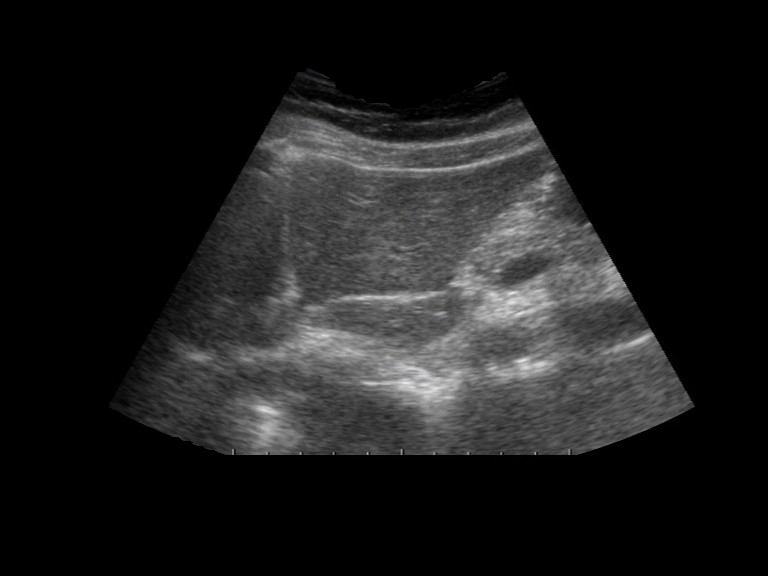
#> input picture liver-cirrhosis-prediction-main/liver-cirrhosis-prediction-main/datasets/7272660/Normal/Normal/image/1.jpg, 768 x 576 px; its folder holds only this picture in this run
$ python train_image_model.py   (older library calls are emulated)
#> lines starting #> are read from the running program, lines starting #| are printed output that depends on the picture
"""
Image-based Liver Classifier
═════════════════════════════
Trains on the 7272660 dataset (Normal / Benign / Malignant liver ultrasound images)
and the BEHSOF dataset (NAFLD / Non-NAFLD).

Feature extraction: HOG + LBP + Color histogram + Texture (GLCM-style)
Classifier:         SVM with RBF kernel (+ probability calibration)
Also trains a GradientBoosting on the same features as an ensemble.

Outputs:
  backend/models/image_model.pkl      — trained image classifier
  backend/models/image_scaler.pkl     — feature scaler
  backend/models/image_metadata.json  — class labels, accuracy
"""

import warnings, json, sys
warnings.filterwarnings("ignore")

import numpy as np
from pathlib import Path
from PIL import Image
import cv2
import joblib
from sklearn.model_selection import train_test_split, StratifiedKFold, cross_val_score
from sklearn.preprocessing import StandardScaler, LabelEncoder
from sklearn.svm import SVC
from sklearn.ensemble import GradientBoostingClassifier, RandomForestClassifier
from sklearn.metrics import accuracy_score, classification_report, f1_score
from sklearn.calibration import CalibratedClassifierCV

# ── Image size ────────────────────────────────────────────────────────────────
IMG_SIZE = (128, 128)

# ── Dataset paths & labels ────────────────────────────────────────────────────
DATASETS = [
    # (folder, label, condition)
    ("datasets/7272660/Normal/Normal/image",    "Normal",    "normal"),
    ("datasets/7272660/Benign/Benign/image",     "Benign",    "benign"),
    ("datasets/7272660/Malignant/Malignant/image","Malignant","malignant"),
]

# ── Feature extraction ────────────────────────────────────────────────────────

def extract_hog_features(gray):
    """HOG features — captures edge/texture patterns."""
    # 8x8 cells, 2x2 block, 9 orientations → 16x16 = 256 cells (simplified)
    resized = cv2.resize(gray, (64, 64))
    gx = cv2.Sobel(resized, cv2.CV_32F, 1, 0, ksize=3)
    gy = cv2.Sobel(resized, cv2.CV_32F, 0, 1, ksize=3)
    mag, ang = cv2.cartToPolar(gx, gy, angleInDegrees=True)
    # Bin into 9 orientations for 8x8 blocks
    bins = 9
    cell = 8
    h, w = resized.shape
    features = []
    for i in range(0, h, cell):
        for j in range(0, w, cell):
            cell_mag = mag[i:i+cell, j:j+cell]
            cell_ang = ang[i:i+cell, j:j+cell] % 180
            hist = np.zeros(bins)
            for b in range(bins):
                mask = (cell_ang >= b*20) & (cell_ang < (b+1)*20)
                hist[b] = cell_mag[mask].sum()
            if hist.sum() > 0:
                hist /= hist.sum()
            features.extend(hist)
    return np.array(features, dtype=np.float32)


def extract_lbp_features(gray, radius=1, n_points=8):
    """Local Binary Pattern texture features."""
    resized = cv2.resize(gray, IMG_SIZE)
    lbp = np.zeros_like(resized, dtype=np.uint8)
    for i in range(radius, resized.shape[0]-radius):
        for j in range(radius, resized.shape[1]-radius):
            center = resized[i, j]
            code = 0
            for k in range(n_points):
                angle = 2 * np.pi * k / n_points
                x = int(round(i + radius * np.sin(angle)))
                y = int(round(j + radius * np.cos(angle)))
                code |= (1 << k) if resized[x, y] >= center else 0
            lbp[i, j] = code
    hist, _ = np.histogram(lbp.ravel(), bins=256, range=(0, 256))
    return hist.astype(np.float32) / (hist.sum() + 1e-8)


def extract_color_histogram(img_rgb):
    """Color histogram for each channel."""
    features = []
    for ch in range(3):
        hist, _ = np.histogram(img_rgb[:, :, ch], bins=32, range=(0, 256))
        features.extend(hist.astype(np.float32) / (hist.sum() + 1e-8))
    return np.array(features)


def extract_texture_stats(gray):
    """Statistical texture features: mean, std, skew proxy, kurtosis proxy, contrast."""
    resized = cv2.resize(gray, IMG_SIZE).astype(np.float32)
    mean = resized.mean()
    std  = resized.std()
    skew = float(np.mean(((resized - mean) / (std + 1e-8)) ** 3))
    kurt = float(np.mean(((resized - mean) / (std + 1e-8)) ** 4))
    laplacian_var = float(cv2.Laplacian(gray, cv2.CV_64F).var())
    # GLCM-style contrast (simplified)
    dx = np.diff(resized, axis=1)
    dy = np.diff(resized, axis=0)
    contrast = float(np.mean(dx**2) + np.mean(dy**2))
    return np.array([mean, std, skew, kurt, laplacian_var, contrast], dtype=np.float32)


def extract_features(img_path):
    """Extract combined feature vector from an image path."""
    img = Image.open(img_path).convert("RGB").resize(IMG_SIZE)
    img_np = np.array(img)
    gray = cv2.cvtColor(img_np, cv2.COLOR_RGB2GRAY)

    hog  = extract_hog_features(gray)
#> in extract_hog_features, `gx = cv2.Sobel(resized, cv2.CV_32F, 1, 0, ksize=3)`:
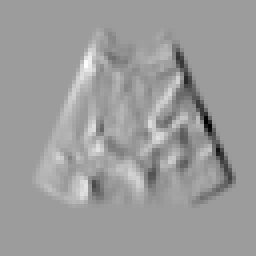
#> gx: shape (64, 64) float32 (shown 4 times larger); min -533, max 336, mean 0; drawn with min black and max white
#> in extract_hog_features, `gy = cv2.Sobel(resized, cv2.CV_32F, 0, 1, ksize=3)`:
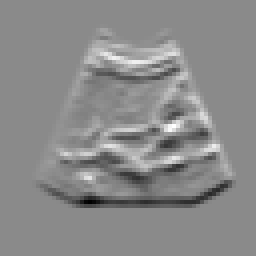
#> gy: shape (64, 64) float32 (shown 4 times larger); min -459, max 387, mean 0; drawn with min black and max white
#> in extract_hog_features, `mag, ang = cv2.cartToPolar(gx, gy, angleInDegrees=True)`:
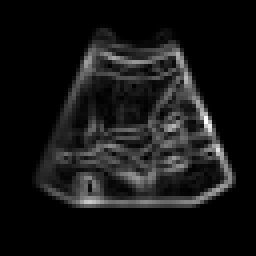
#> mag: shape (64, 64) float32 (shown 4 times larger); min 0, max 577, mean 48.4; drawn with min black and max white
#> in extract_hog_features, `mag, ang = cv2.cartToPolar(gx, gy, angleInDegrees=True)`:
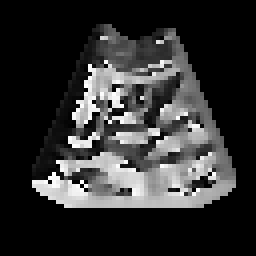
#> ang: shape (64, 64) float32 (shown 4 times larger); min 0, max 359.5, mean 69.3; drawn with min black and max white
#> after the loop in extract_hog_features, `for i in range(0, h, cell):`: features = 576 values, max 1 at index 20, min 0 at index 0, mean 0.0694
#> hog has the same summary as features in extract_hog_features
    tex  = extract_texture_stats(gray)
#> in extract_texture_stats, `mean = resized.mean()`: mean = 28.28
#> in extract_texture_stats, `std  = resized.std()`: std = 44.11
#> in extract_texture_stats, `skew = float(np.mean(((resized - mean) / (std + 1e-8)) ** 3))`: skew = 1.34
#> in extract_texture_stats, `kurt = float(np.mean(((resized - mean) / (std + 1e-8)) ** 4))`: kurt = 3.73
#> in extract_texture_stats, `laplacian_var = float(cv2.Laplacian(gray, cv2.CV_64F).var())`: laplacian_var = 336.4
#> in extract_texture_stats, `dx = np.diff(resized, axis=1)`:
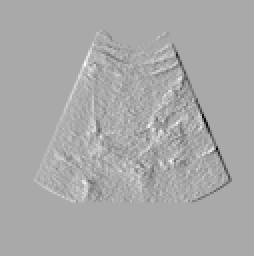
#> dx: shape (128, 127) float32 (shown 2 times larger); min -117, max 59, mean 0; drawn with min black and max white
#> in extract_texture_stats, `dy = np.diff(resized, axis=0)`:
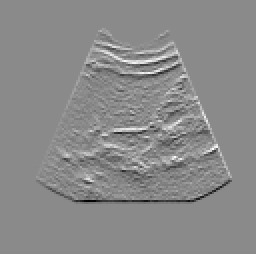
#> dy: shape (127, 128) float32 (shown 2 times larger); min -85, max 72, mean 0; drawn with min black and max white
#> in extract_texture_stats, `contrast = float(np.mean(dx**2) + np.mean(dy**2))`: contrast = 163.6
#> tex = [28.28, 44.11, 1.34, 3.73, 336.4, 163.6]
    chist = extract_color_histogram(img_np)
#> after the loop in extract_color_histogram, `for ch in range(3):`: features = 96 values, max 0.655 at index 0, min 0 at index 27, mean 0.0312
#> chist has the same summary as features in extract_color_histogram
    # LBP is slow for 128x128 — use a downsampled version
    gray_small = cv2.resize(gray, (32, 32))
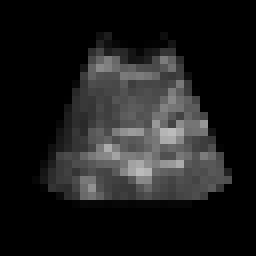
#> gray_small: shape (32, 32) (shown 8 times larger); min 0, max 188, mean 28.2
    lbp_hist, _ = np.histogram(gray_small.ravel(), bins=64, range=(0, 256))
#> lbp_hist = 64 values, max 654 at index 0, min 0 at index 48, mean 16
    lbp = lbp_hist.astype(np.float32) / (lbp_hist.sum() + 1e-8)
#> lbp = 64 values, max 0.639 at index 0, min 0 at index 48, mean 0.0156

    return np.concatenate([hog, tex, chist, lbp])


# ── Load data ─────────────────────────────────────────────────────────────────
print("Loading image datasets...")
X_list, y_list = [], []
label_counts = {}

for folder, label, _ in DATASETS:
    p = Path(folder)
    if not p.exists():
        print(f"  Skipping {folder} (not found)")
        continue
    imgs = sorted(p.glob("*.jpg"))[:500]   # cap at 500 per class for speed
    print(f"  {label}: {len(imgs)} images", end="", flush=True)
    count = 0
    for img_path in imgs:
        try:
            feat = extract_features(img_path)
#> feat = 742 values, max 336.4 at index 580, min 0 at index 0, mean 0.837
            X_list.append(feat)
            y_list.append(label)
            count += 1
        except Exception as e:
            pass
    label_counts[label] = count
    print(f" → {count} features extracted")

if len(X_list) < 10:
    print("ERROR: Not enough images loaded.")
#> (the run stopped early here; a loop or call above may not have finished)
